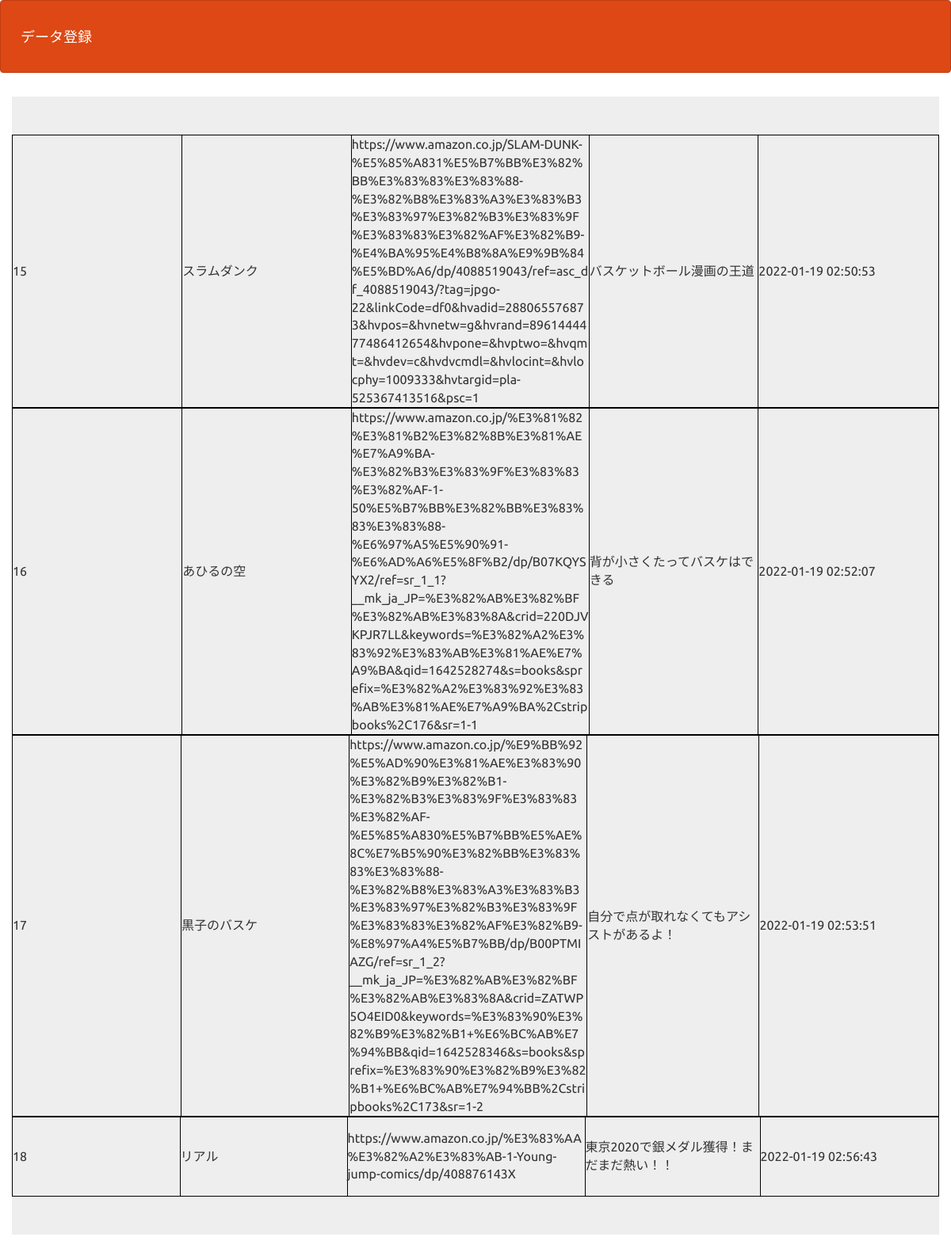
The page /select.php on the database its author committed.
### tables this page shows
CREATE TABLE `gs_bm_table` (
  `id` int(12) NOT NULL,
  `name` varchar(64) NOT NULL,
  `url` text NOT NULL,
  `comment` text NOT NULL,
  `indate` datetime NOT NULL
);

### funcs.php (called while the page is built, shortened)
<?php
function h($str)
{
    return htmlspecialchars($str, ENT_QUOTES);
}

### select.php (the view, shortened to what this page needs)
<?php
require_once('funcs.php');
$pdo = db_conn();
$stmt = $pdo->prepare("SELECT * FROM gs_bm_table");
$status = $stmt->execute();
$view="";
if ($status==false) {
  $error = $stmt->errorInfo();
  exit("ErrorQuery:".$error[2]);
}else{
  while( $result = $stmt->fetch(PDO::FETCH_ASSOC)){
    $view .= '<table align="center">';
    $view .= '<td>'.h($result['id']) . '</td>'. '<td>'. h($result['name']) . '</td>' . '<td>'. h($result['url']). '</td>'  .'<td>'. h($result['comment']).  '</td>' . '<td>'.h($result['indate']);
    $view .= '</table>';
  }
}
?>
<!DOCTYPE html>
<html lang="ja">
<head>
<link rel="stylesheet" href="css/range.css">
<link href="css/bootstrap.min.css" rel="stylesheet">
</head>
<body id="main">
<header>
  <nav class="navbar navbar-default">
    <div class="container-fluid">
      <div class="navbar-header">
      <a class="navbar-brand" href="index.php">データ登録</a>
      </div>
    </div>
  </nav>
</header>
<div>
    <div class="container jumbotron"><?= $view ?></div>
</div>
</body>
</html>

### select.php (style rules this page uses)
div { padding: 10px;font-size:16px; }
table,tr,td,th { border: solid 1px black; border-collapse: collapse; }
tr,td,th { width: 300px; max-width: 300px; height: 100px; word-wrap: break-word }

### rows shown on the page
gs_bm_table: id "15", name "スラムダンク", url "https://www.amazon.co.jp/SLAM-DUNK-%E5%85%A831%E5%B7%BB%E3%82%BB%E3%83%83%E3%83%88-%E3%82%B8%E3%83%A3%E3%83%B3%E3%83%97%E3%82%B3%E3%83%9F%E3%83%83%E3%82%AF%E3%82%B9-%E4%BA%95%E4%B8%8A%E9%9B%84%E5%BD%A6/dp/4088519043/ref=asc_df_4088519043/?tag=jpgo-22&linkCode=df0&hvadid=288065576873&hvpos=&hvnetw=g&hvrand=8961444477486412654&hvpone=&hvptwo=&hvqmt=&hvdev=c&hvdvcmdl=&hvlocint=&hvlocphy=1009333&hvtargid=pla-525367413516&psc=1", comment "バスケットボール漫画の王道", indate "2022-01-19 02:50:53"
gs_bm_table: id "16", name "あひるの空", url "https://www.amazon.co.jp/%E3%81%82%E3%81%B2%E3%82%8B%E3%81%AE%E7%A9%BA-%E3%82%B3%E3%83%9F%E3%83%83%E3%82%AF-1-50%E5%B7%BB%E3%82%BB%E3%83%83%E3%83%88-%E6%97%A5%E5%90%91-%E6%AD%A6%E5%8F%B2/dp/B07KQYSYX2/ref=sr_1_1?__mk_ja_JP=%E3%82%AB%E3%82%BF%E3%82%AB%E3%83%8A&crid=220DJVKPJR7LL&keywords=%E3%82%A2%E3%83%92%E3%83%AB%E3%81%AE%E7%A9%BA&qid=1642528274&s=books&sprefix=%E3%82%A2%E3%83%92%E3%83%AB%E3%81%AE%E7%A9%BA%2Cstripbooks%2C176&sr=1-1", comment "背が小さくたってバスケはできる", indate "2022-01-19 02:52:07"
gs_bm_table: id "17", name "黒子のバスケ", url "https://www.amazon.co.jp/%E9%BB%92%E5%AD%90%E3%81%AE%E3%83%90%E3%82%B9%E3%82%B1-%E3%82%B3%E3%83%9F%E3%83%83%E3%82%AF-%E5%85%A830%E5%B7%BB%E5%AE%8C%E7%B5%90%E3%82%BB%E3%83%83%E3%83%88-%E3%82%B8%E3%83%A3%E3%83%B3%E3%83%97%E3%82%B3%E3%83%9F%E3%83%83%E3%82%AF%E3%82%B9-%E8%97%A4%E5%B7%BB/dp/B00PTMIAZG/ref=sr_1_2?__mk_ja_JP=%E3%82%AB%E3%82%BF%E3%82%AB%E3%83%8A&crid=ZATWP5O4EID0&keywords=%E3%83%90%E3%82%B9%E3%82%B1+%E6%BC%AB%E7%94%BB&qid=1642528346&s=books&sprefix=%E3%83%90%E3%82%B9%E3%82%B1+%E6%BC%AB%E7%94%BB%2Cstripbooks%2C173&sr=1-2", comment "自分で点が取れなくてもアシストがあるよ！", indate "2022-01-19 02:53:51"
gs_bm_table: id "18", name "リアル", url "https://www.amazon.co.jp/%E3%83%AA%E3%82%A2%E3%83%AB-1-Young-jump-comics/dp/408876143X", comment "東京2020で銀メダル獲得！まだまだ熱い！！", indate "2022-01-19 02:56:43"
